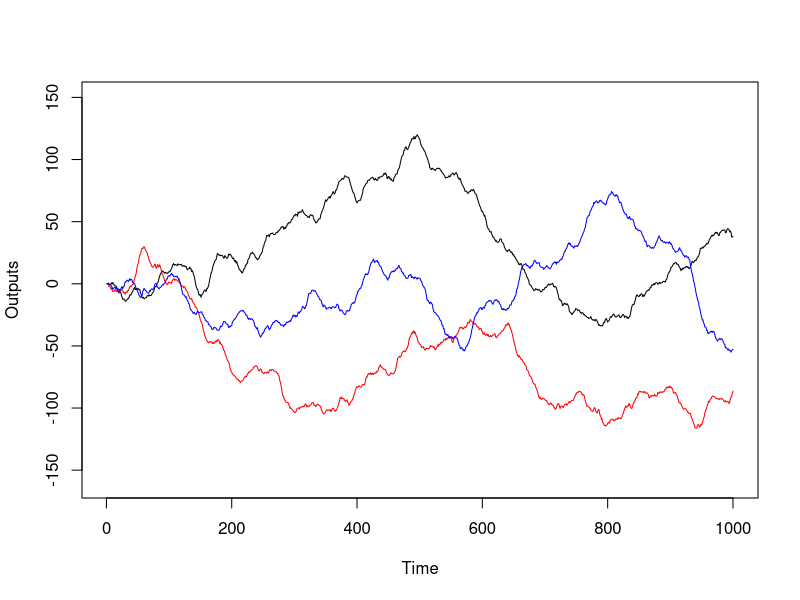
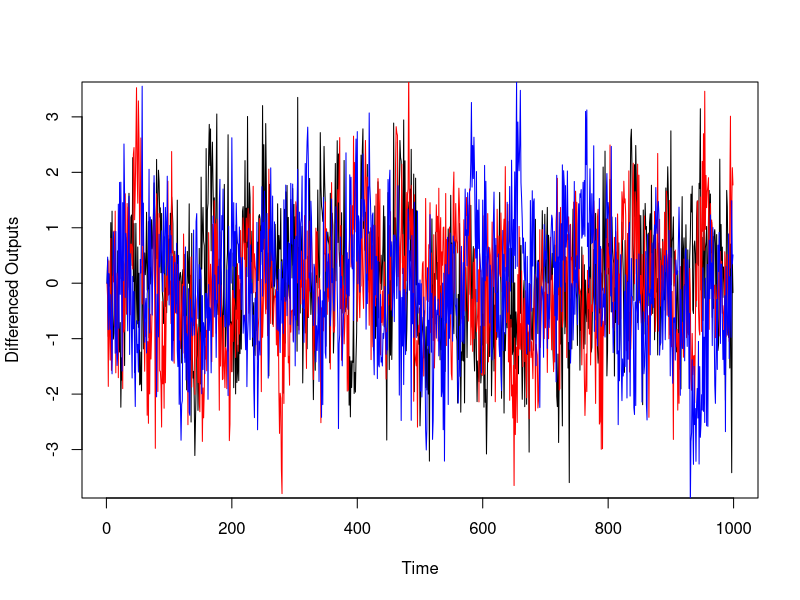
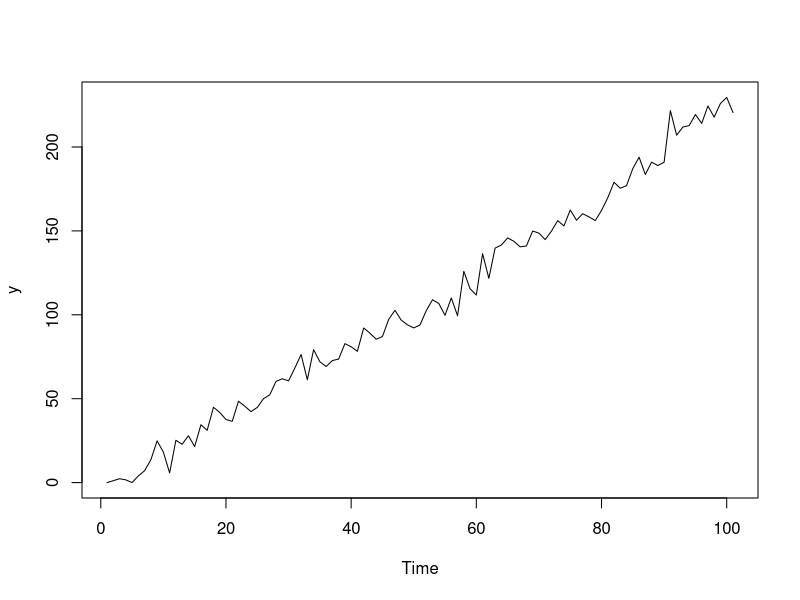
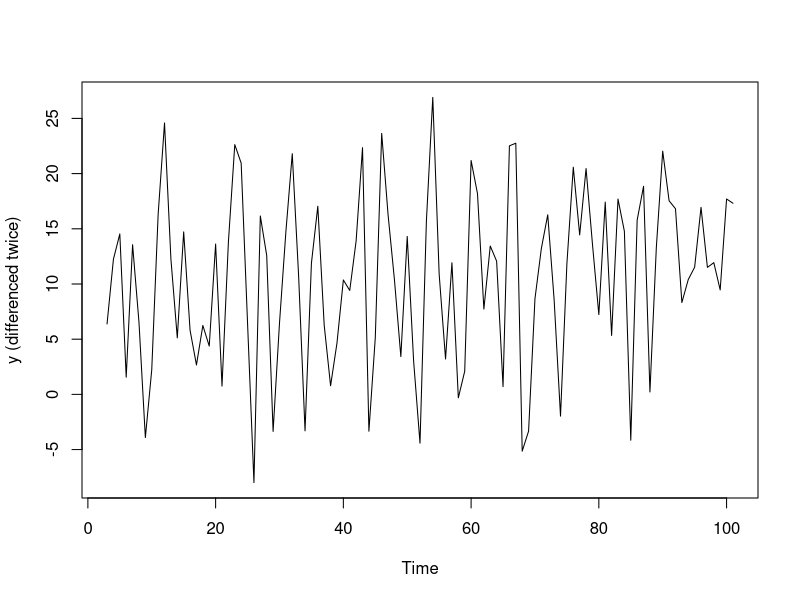

R code for these plots, in order:
## ---- chunk 1
knitr::opts_chunk$set(echo = TRUE)

## ---- chunk 2
my_arma = function(n, sigsq=1, mu=0, phi=numeric(0), theta=numeric(0), inits=NULL) {
  p = length(phi)
  q = length(theta)
  # Check that the process is stationary
  if(p>0) {
    roots = polyroot(c(1, -phi))
    if(all(Mod(roots)>1)) message("Process is stationary.")
    else message("Process is not stationary.")
  }
  # Check that the process is invertible
  if(q>0) {
    roots = polyroot(c(1, theta))
    if(all(Mod(roots)>1)) message("Process is invertible.")
    else message("Process is not invertible.")
  }
  # Establish initial values
  maxpq = max(c(p, q))
  if(!is.null(inits)) {
    if(length(inits)!=maxpq) stop("If initial values are supplied,
there must be max(p, q) of them.")
  } else {
    # Note: sets x[1], ..., x[maxpq] = 0
    inits = rep(0, maxpq)
  }
  # Simulate from model
  x = numeric(n)
  x[1:maxpq] = inits
  eps = rnorm(n, 0, sqrt(sigsq))
  for(t in (maxpq+1):n) {
    x[t] = sum(phi * x[(t-1):(t-p)]) + sum(c(1, theta) * eps[t:(t-q)])
  }
  return(x+mu)
}

## ---- chunk 3
my_arima = function(n, sigsq=1, mu=0, phi=numeric(0), theta=numeric(0), d){
  x = my_arma(n, sigsq, mu, phi, theta)
  y = numeric(length(x))
  for (i in 1:d){
  y[1] = 0
  for(t in 2:length(x)){
    y[t] = x[t] + y[t-1]
  }
  x=y
  }
  return(y)
}
## ---- chunk 4
n = 1000
sigsq = 0.5
mu = 0
phi = c(0.8, 0.1)
theta = -0.6
## ---- chunk 5
set.seed(3)
output1 = my_arima(n, sigsq=1, mu=0, phi, theta, 1)
output2 = my_arima(n, sigsq=1, mu=0, phi, theta, 1)
output3 = my_arima(n, sigsq=1, mu=0, phi, theta, 1)
## ---- chunk 6
plot(output1, type = "l", ylim = c(-160,150), xlab = "Time", ylab = "Outputs")
lines(output2, col = "red")
lines(output3, col = "blue")
## ---- chunk 7
plot(diff(output1), type = "l",  xlab = "Time", ylab = "Differenced Outputs")
lines(diff(output2), col = "red")
lines(diff(output3), col = "blue")
## ---- chunk 8
par_est_func = function(x, p){
  lag = p + 1
  rho = acf(x, lag.max = lag -1, plot = FALSE)
  #Remove the first element
  rho_minus_1 = rho$acf[-1]
  # remove the last element of rho 
  rho_new = rho$acf[-lag]
  #Construct the capital rho matrix
  capital_rho = toeplitz(rho_new)
  #Find gammas
  gammas = acf(x, plot=FALSE, type="covariance", lag.max = p)
  # Find gamma zero 
  gamma_zero = gammas$acf[1]
  # Find phi
  phi = solve(capital_rho)%*%rho_minus_1[1:p]
  # Find sigma 
  sigma_sq = gamma_zero*(1 - t(rho_minus_1)%*%solve(capital_rho)%*%rho_minus_1)
  my_list = list("phi"= phi, "sigma squared" = sigma_sq)
  return(my_list)
}
## ---- chunk 9
n = 1000
sigsq = 0.5
mu = 0
phi = c(0.8, 0.1, -0.4)
f = my_arma(n, sigsq, mu, phi)
## ---- chunk 10
set.seed(75)
par_est_func(f,3)
## ---- chunk 11
n = 1000
sigsq = 1.3
mu = 0
phi = c(0.8, 0.1, -0.4, 0.3)
g = my_arma(n, sigsq, mu, phi)
## ---- chunk 12
par_est_func(g,4)
## ---- chunk 13
library(MASS)
## ---- chunk 14
my_DLM = function(f, G, W, V, n, m_0, C_0){
  theta = matrix(ncol = 2, nrow = n+1, byrow = TRUE)
  theta[1,] = as.vector(mvrnorm(1, m_0, C_0))
  for (t in 2:(n+1)){
      theta[t,] = as.vector(G%*%theta[(t-1),]) + mvrnorm(1, m_0, W)
  }
  y = numeric(n)
  for(row in 2:(n+1)){
    y[row] = f%*%theta[row,] +  rnorm(1, 0, sqrt(V))
  }
    y = ts(y)
    plot(y)
}
## ---- chunk 15
m_0 = t(c(0,0))
C_0 = 10*diag(2)
W = diag(c(0.7, 0.05))
V = 35
n = 100
G = matrix(c(1,1,0,1),  nrow = 2, byrow = 2)
f = matrix(c(1,0), nrow = 1, ncol = 2)
## ---- chunk 16
my_DLM(f, G, W, V, n, m_0, C_0)
## ---- chunk 17
my_DLM = function(f, G, W, V, n, m_0, C_0){
  theta = matrix(ncol = 2, nrow = n+1, byrow = TRUE)
  theta[1,] = as.vector(mvrnorm(1, m_0, C_0))
  for (t in 2:(n+1)){
    theta[t,] = as.vector(G%*%theta[(t-1),]) + mvrnorm(1, m_0, W)
  }
  y = numeric(n)
  for(row in 2:(n+1)){
    y[row] = f%*%theta[row,] +  rnorm(1, 0, sqrt(V))
  }
  y = ts(y)
  plot(diff(y,2), ylab = "y (differenced twice)")
}
## ---- chunk 18
my_DLM(f, G, W, V, n, m_0, C_0)
## ---- chunk 19
my_DLM_val = function(f, G, W, V, n, m_0, C_0){
  theta = matrix(ncol = 2, nrow = n+1, byrow = TRUE)
  theta[1,] = as.vector(mvrnorm(1, m_0, C_0))
  for (t in 2:(n+1)){
    theta[t,] = as.vector(G%*%theta[(t-1),]) + mvrnorm(1, m_0, W)
  }
  y = numeric(n)
  for(row in 2:(n+1)){
    y[row] = f%*%theta[row,] +  rnorm(1, 0, sqrt(V))
  }
  y = ts(y)
  return(diff(y,2))
}
second_dif = my_DLM_val(f, G, W, V, n, m_0, C_0)
## ---- chunk 20
autocovs = acf(second_dif, lag.max = 5, type = "covariance", plot = FALSE)
autocovs_values = autocovs$acf
autocovs_values
## ---- chunk 21
mean(second_dif)
## ---- chunk 22
my_varma = function(n, sigma=1, mu=0, A=numeric(0), M=numeric(0)) {
  p = length(A)
  q = length(M)
  m = length(mu)
  # Establish initial values
  maxpq = max(c(p, q))
  inits = rep(0, maxpq)
  # Simulate from model
  x = matrix(nrow = n, ncol = m)
  x[1:maxpq,] = inits
  # simulate from a multivariate normal to get the errors
  e = mvrnorm(n,rep(0, m),sigma)
  for(t in (maxpq +1):n) {
    ar = rep(0,m)
    for(i in 1:p){
      ar = ar + A[[i]]%*%x[t-i,]
    }
    ma = rep(0, m)
    for(j in 1:q){
      ma = ma + M[[j]]%*%e[t-j,]
    }
    x[t,] = ar + ma + e[t,]
  }
  x = ts(x)
  return(x)
}
## ---- chunk 23
phi1 = matrix(c(0.8, -0.1, 0.1,0.85), nrow = 2, byrow = TRUE)
A = list(phi1)
theta1 = matrix(c(0.6,0.1,0.15,0.5), nrow = 2, byrow = TRUE)
theta2 = matrix(c(3, 0, -0.1, 0.2), nrow = 2, byrow = TRUE)
M = list(theta1, theta2)
sigma = matrix(c(1, 0.4, 0.4, 1.2), nrow = 2, byrow = TRUE)
mu = c(0,0)
n = 100
## ---- chunk 24
varma = my_varma(n, sigma,mu, A, M)
apply(varma, 2, mean)
## ---- chunk 25
var((varma))
## ---- chunk 26
varma_matrix = as.matrix(varma)
cov(varma_matrix[-1,], varma_matrix[-100,])
